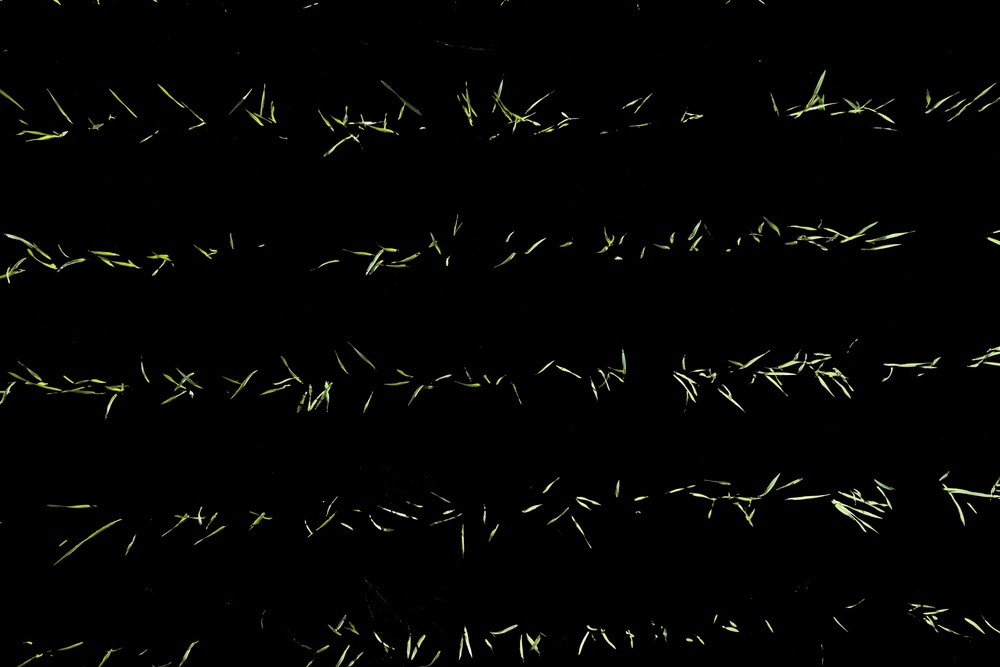
#> input picture Test_Images/temp_ndvi.jpg, 1000 x 667 px, shrunk from 8192 x 5464 before the run
$ jupyter execute chunking.ipynb
#> lines starting #> are read from the running program, lines starting #| are printed output that depends on the picture; after the words box and inside, x2 and y2 are one past the last pixel; in counts of white or black regions, pixels touching at a corner belong together
[cell 1]
# Importing necessary libraries
import geopandas as gpd
import rasterio.mask
import fiona
import os
import numpy as np
import shapefile
import rasterstats
import matplotlib.pyplot as plt
import statistics
import pandas as pd
import rasterio
import time
import cv2
import math

[cell 2]
from typing import cast, Optional

# Importing necessary programs from the libraries
from rasterio.plot import show
from rasterio.transform import from_origin
from rasterio.crs import CRS
from rasterio import features
from rasterstats import zonal_stats
from matplotlib.colors import ListedColormap
from matplotlib import pyplot as plt

[cell 3]
import PIL.Image

def img_scale(img: np.ndarray) -> np.ndarray:
    return (img * 255).astype(np.uint8)

def display_image(img: np.ndarray, _: Optional[str] = None):
    display(PIL.Image.fromarray(img))

def display_contours(img: np.ndarray, contours):
    img_with_contours = img.copy()
    for contour in contours:
        cv2.drawContours(img_with_contours, [contour], 0, (0, 255, 0), 2)
    display_image(img_with_contours)

[cell 4]
img = cv2.imread('Test_Images/temp_ndvi.jpg')
#> img is the input picture: shape (667, 1000, 3); mean B, G, R 2.9, 4.2, 3.8
img_grey = cv2.cvtColor(img, cv2.COLOR_BGR2GRAY)
col_grey_img = cv2.cvtColor(img_grey, cv2.COLOR_GRAY2RGB) # for printing on top of
display_image(img_grey)

[cell 5]
img_contour_eroded = cv2.erode(
    np.where(cast(np.ndarray, img_grey) > 0, [255], [0]).astype(np.uint8),
    np.ones((5, 5), np.uint8),
    iterations = 3
)
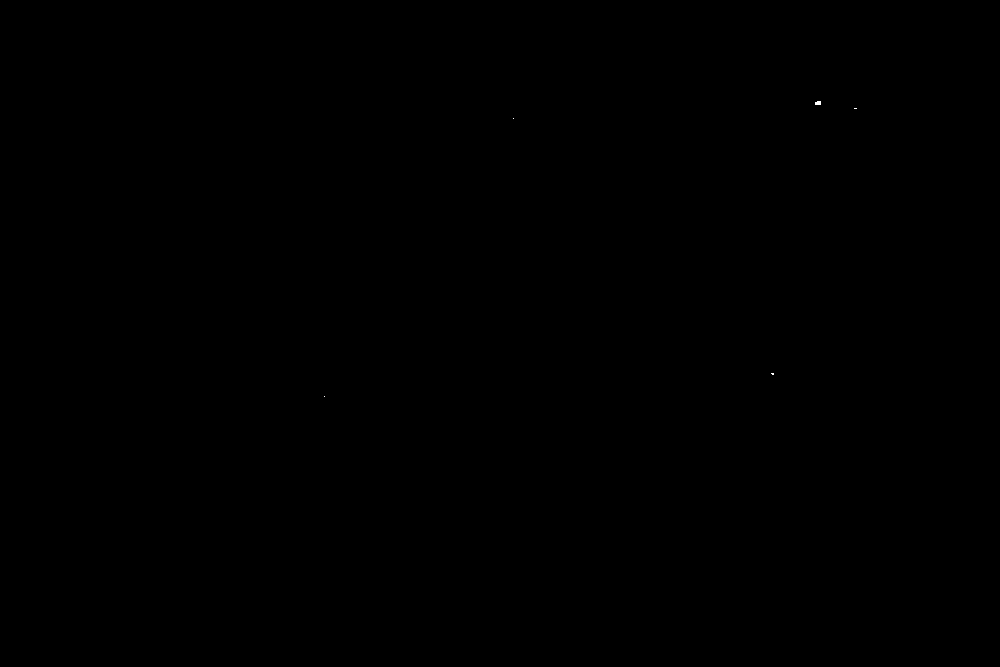
#> img_contour_eroded: shape (667, 1000); 0% white; 5 white regions (4 under 20 px), largest, box (x1, y1, x2, y2) and area: (815, 101, 821, 105) 22

img_eroded_dilated = cv2.dilate(
    img_contour_eroded,
    np.ones((99, 99), np.uint8),
    iterations = 2
)
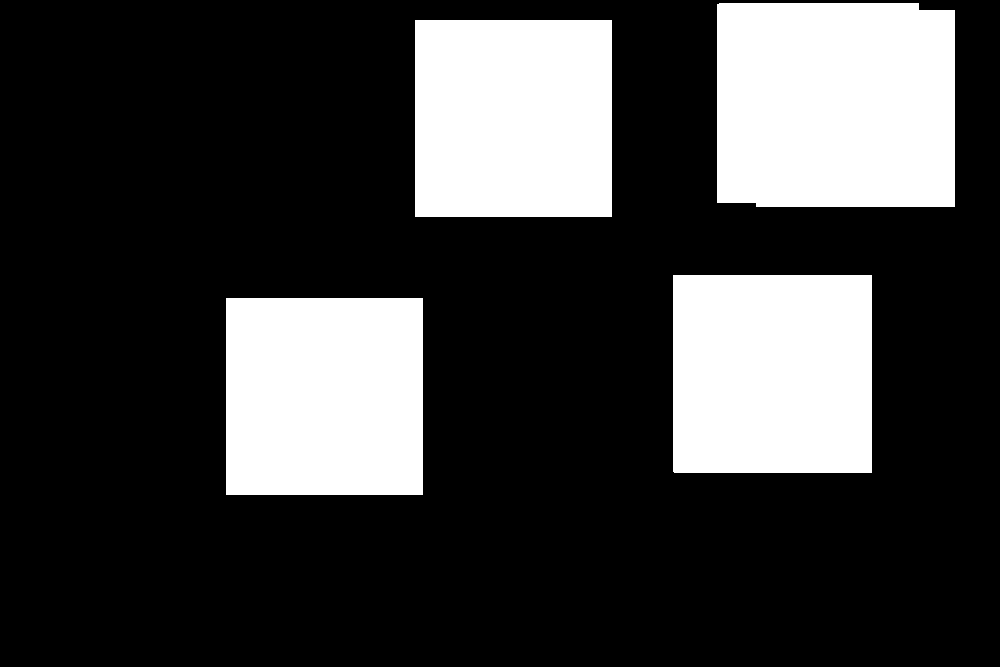
#> img_eroded_dilated: shape (667, 1000); 24.8% white; 4 white regions, box (x1, y1, x2, y2) and area: (717, 3, 955, 207) 48142, (673, 275, 872, 473) 39401, (415, 20, 612, 217) 38809, (226, 298, 423, 495) 38809

display_image(img_eroded_dilated)

[cell 6]
initial_contour_mask = img_eroded_dilated

prev_contour_count = math.inf

for _ in range(10): # maximum of 10 recursions
    initial_contours, _ = cv2.findContours(initial_contour_mask, cv2.RETR_EXTERNAL, cv2.CHAIN_APPROX_SIMPLE)

    initial_contour_mask = np.zeros(img_eroded_dilated.shape, dtype=np.uint8)

    for contour in initial_contours:
        cv2.drawContours(initial_contour_mask, [cv2.convexHull(contour)], 0, (255,), -1)

    display_image(initial_contour_mask)

    if prev_contour_count == len(initial_contours): break
    prev_contour_count = len(initial_contours)
else:
    raise RecursionError()
#> this loop made 2 passes

[cell 7]
chunk_contours, _ = cv2.findContours(initial_contour_mask, cv2.RETR_EXTERNAL, cv2.CHAIN_APPROX_SIMPLE)
#> chunk_contours = 4 contours; box (x1, y1, x2, y2) and area: (717, 3, 955, 207) 47935, (673, 275, 872, 473) 39006, (226, 298, 423, 495) 38416, (415, 20, 612, 217) 38416

chunk_masks = []

for contour in chunk_contours:
    contour_mask = np.zeros(initial_contour_mask.shape, dtype=np.uint8)
    cv2.drawContours(contour_mask, [contour], 0, (255,), -1)
    chunk_masks.append(contour_mask)
#> this loop made 4 passes
#> contour on passes 1, 3: [[226, 298], [226, 494], [422, 494], [422, 298]], [[415, 20], [415, 216], [611, 216], [611, 20]]
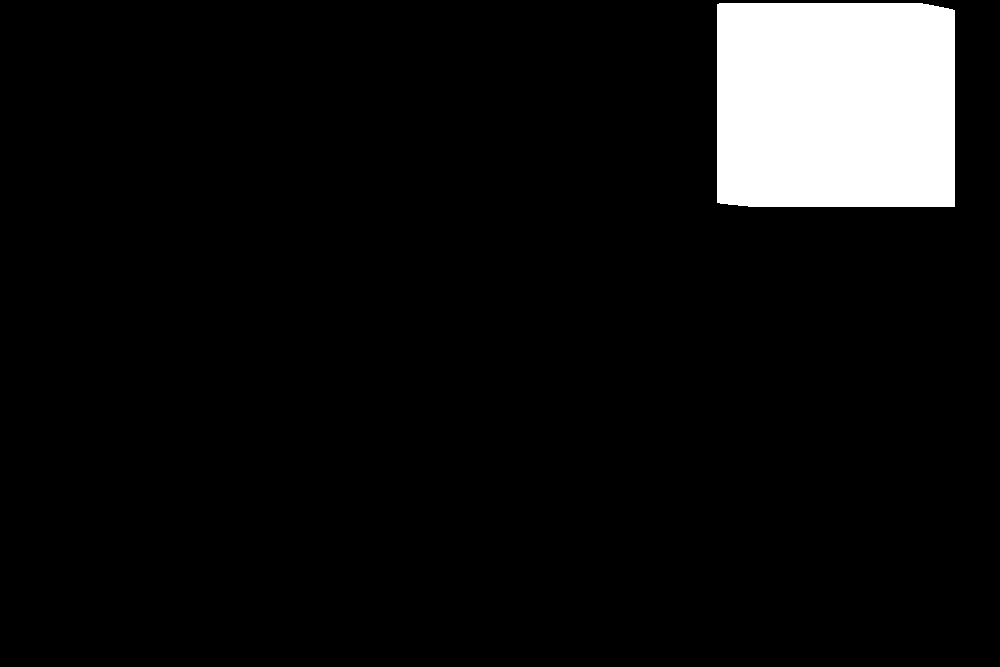
#> contour_mask: shape (667, 1000); 7.3% white; 1 white region, box (x1, y1, x2, y2) and area: (717, 3, 955, 207) 48370
#> after the loop, chunk_masks = 4 items

print(len(chunk_masks))
#| 4
display_contours(col_grey_img, chunk_contours)
#> the loop in display_contours, `for contour in contours:` made 4 passes
#> after the loop in display_contours, `for contour in contours:`:
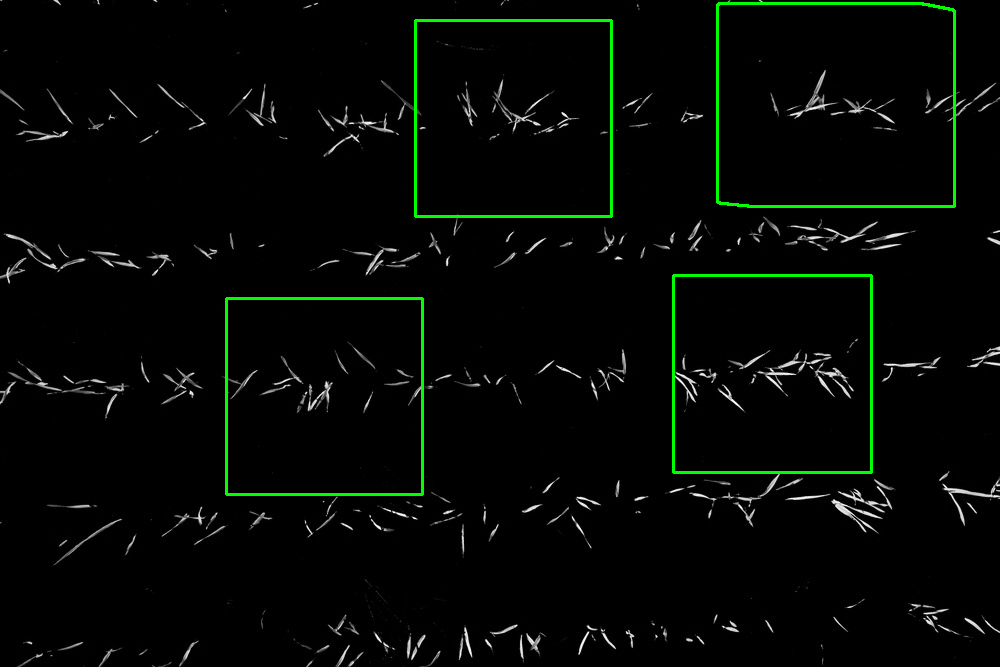
#> img_with_contours: shape (667, 1000, 3); mean B, G, R 3.9, 7.6, 3.9

[cell 8]
chunks = []

for mask, contour in zip(chunk_masks, chunk_contours):
    masked_img = cv2.bitwise_or(col_grey_img, col_grey_img, mask=mask)
    x, y, w, h = cv2.boundingRect(contour)
    chunk = masked_img[y:y+h, x:x+w]
    chunks.append(chunk)
#> this loop made 4 passes
#> (contour, x, y, w, h) on passes 1, 3: ([[226, 298], [226, 494], [422, 494], [422, 298]], 226, 298, 197, 197), ([[415, 20], [415, 216], [611, 216], [611, 20]], 415, 20, 197, 197)
#> (x, y, w, h) on passes 2, 4: (673, 275, 199, 198), (717, 3, 238, 204)
#> pass 1, `chunk = masked_img[y:y+h, x:x+w]`:
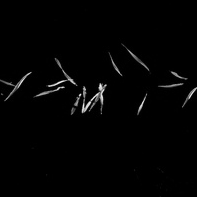
#> chunk: shape (197, 197, 3); min 0, max 245, mean 3.3
#> pass 2, `chunk = masked_img[y:y+h, x:x+w]`:
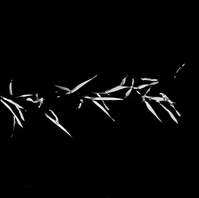
#> chunk: shape (198, 199, 3); min 0, max 253, mean 6.2
#> after the loop, chunks = 4 items

for chunk in chunks:
    display_image(chunk)
#> this loop made 4 passes
